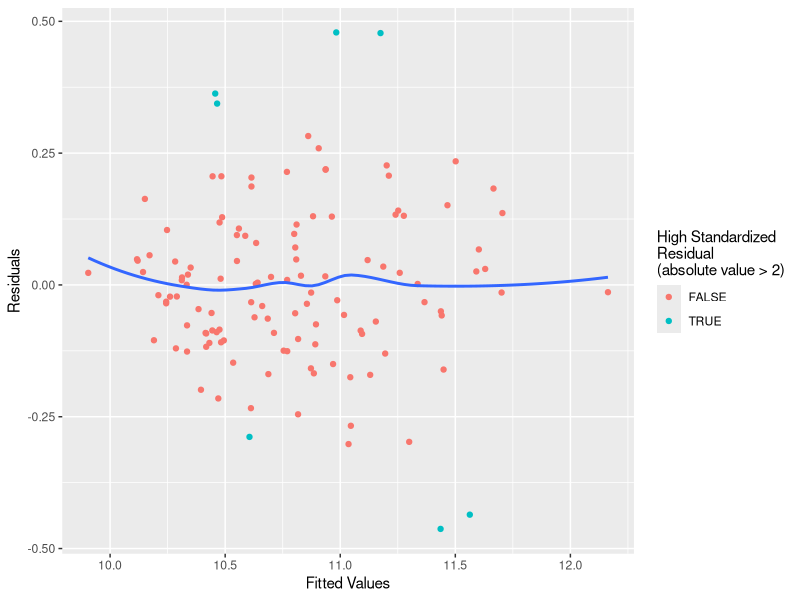
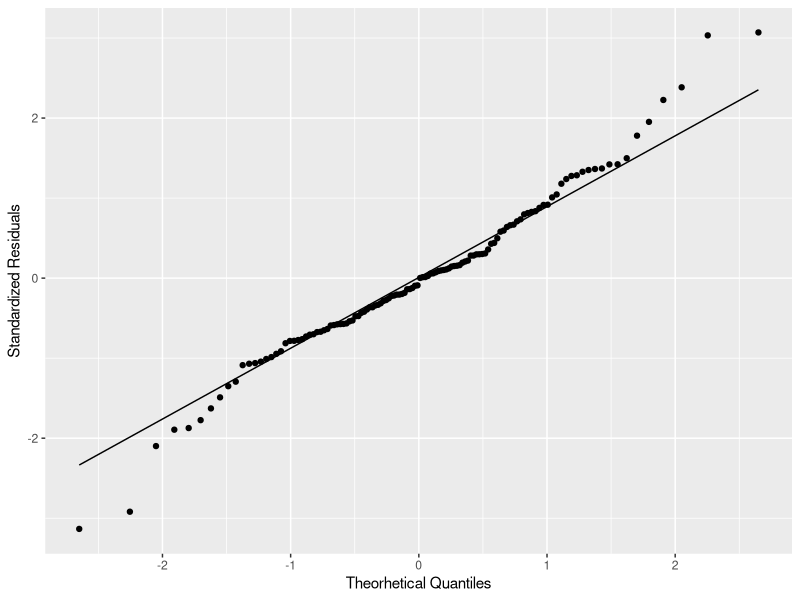
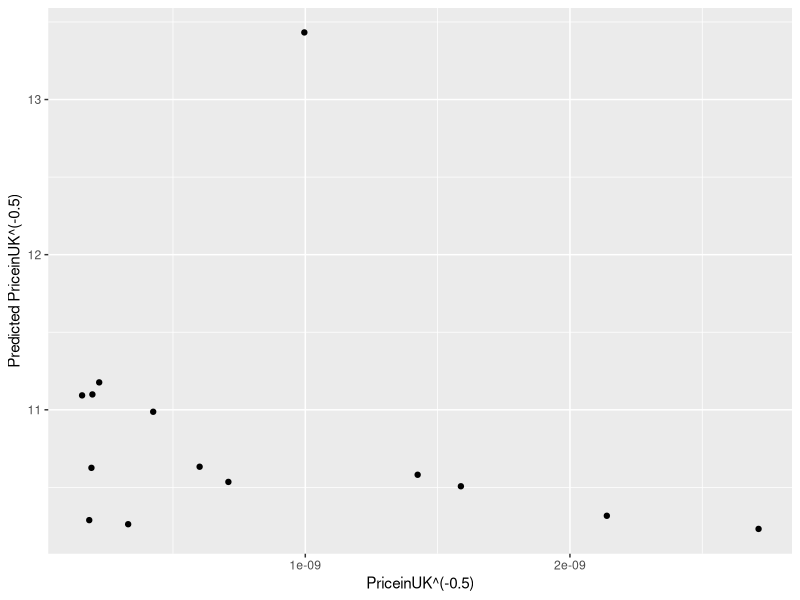

These figures' R source, in order:
## ---- chunk 1
knitr::opts_chunk$set(echo = FALSE)
## ---- chunk 2
library(dplyr)
library(ggplot2)
library(knitr)
library(magrittr)
library(tidyr)

full_data <-  read.csv("Dataset/cleaned_data.csv")
data <- full_data %>%
  drop_na
final_model <- (
    log(PriceinUK) ~
      log(Range) +
      poly(Acceleration, 2, raw = T) + 
      poly(TopSpeed, 2, raw = T) +
      poly(Efficiency, 2, raw = T) +
      NumberofSeats
) %>%
  lm(data)
## ---- chunk 3
coefficient_tab <- final_model %>%
  summary %$%
  coefficients

coefficient_tab[1:5, ] %>%
  kable
## ---- chunk 4
coefficient_tab <- final_model %>%
  summary %$%
  coefficients

coefficient_tab[6:9, ] %>%
  kable
## ---- chunk 5
std_residuals <- final_model %>%
  rstandard

ggplot(
  mapping = aes(
    x = final_model$fitted.values,
    y = final_model$residuals,
  )
) +
  geom_point(aes(color = std_residuals %>% abs > 2)) +
  geom_smooth(se = F) +
  labs(
    x = "Fitted Values",
    y = "Residuals",
    color = "High Standardized\nResidual\n(absolute value > 2)"
  )
## ---- chunk 6
ggplot(mapping = aes(sample = std_residuals)) +
  geom_qq() +
  geom_qq_line() +
  labs(
    x = "Theorhetical Quantiles",
    y = "Standardized Residuals"
  )
## ---- chunk 7
std_residuals %>% shapiro.test
final_model %>% (lmtest::bptest)
## ---- chunk 8
found_ind <- c(5, 7, 9, 12, 18, 22, 28, 29, 35, 36, 42, 44)
found_prices <- c(22585, 35050, 28950, 34995, 48335, 49105, 72175, 73785, 51510, 53010, 54990, 48280)
full_data[found_ind, "PriceinUK"] <- found_prices
test_data <- anti_join(full_data, data, by = "Name") %>%
  select(
    Name,
    PriceinUK,
    Range,
    Acceleration,
    TopSpeed,
    Efficiency,
    NumberofSeats
  ) %>%
  drop_na

test <- test_data$PriceinUK
inv_sq_test <- test^(-2)
pred_inv_sq_test <- final_model %>% predict(test_data)
pred_test <- pred_inv_sq_test^(-2)

ggplot(
  mapping = aes(inv_sq_test, pred_inv_sq_test)
) +
  geom_abline(slope = 1, intercept = 0) +
  geom_point() +
  labs(
    x = "PriceinUK^(-0.5)",
    y = "Predicted PriceinUK^(-0.5)"
  )
## ---- chunk 9
library(caret)
data.frame(
  prediction = c(
    "`1 / sqrt(PriceinUK)`",
    "`PriceinUK`"
  ),
  R2 = c(
    R2(pred_inv_sq_test, inv_sq_test),
    R2(pred_test, test)
  ),
  MAE = c(
    MAE(pred_inv_sq_test, inv_sq_test),
    MAE(pred_test, test)
  ),
  RMSE = c(
    RMSE(pred_inv_sq_test, inv_sq_test),
    RMSE(pred_test, test)
  )
) %>%
  kable
